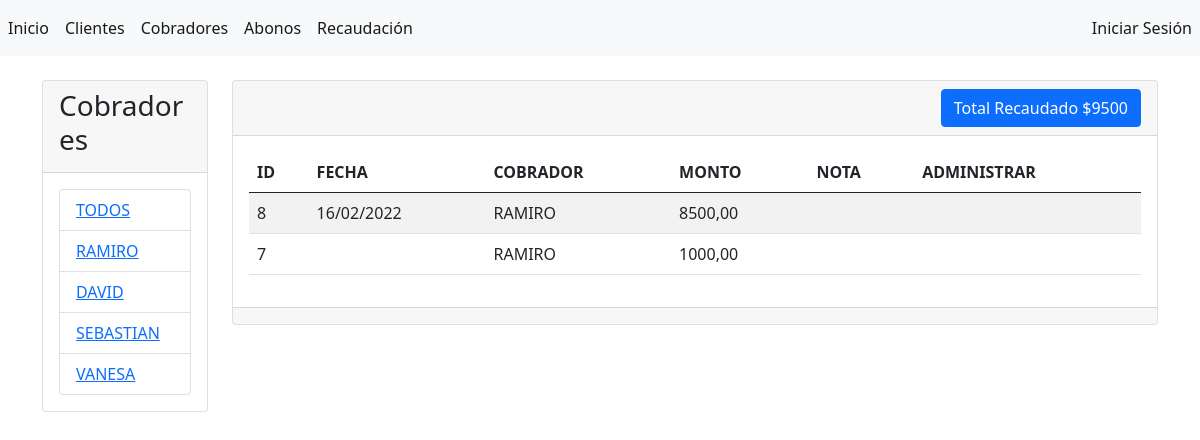
Page /recaudaciones/ on the committed database.
### abonos/models.py (models this page shows, shortened)
class Cobrador(models.Model):
    nombre = models.CharField(max_length=45, verbose_name="nombre")
    activo = models.BooleanField(default=True, verbose_name="activo")
    usuario = models.ForeignKey(User,null=True, on_delete=SET_NULL)
    creado = models.DateTimeField(auto_now_add=True)
    modificado = models.DateTimeField(auto_now=True)
    class Meta:
        verbose_name = "Cobrador"
        verbose_name_plural = "Cobradores"
        ordering = ['-modificado', '-creado']
        unique_together = ['nombre']

class Recaudacion(models.Model):
    cobrador = models.ForeignKey(
        'Cobrador',
        blank=False,
        null=True,
        on_delete=SET_NULL
        )
    fecha = models.DateTimeField(
        blank=True,
        null=True,
        default= datetime.now,
        verbose_name="fecha"
        )
    monto = models.DecimalField(
        max_digits=10,
        decimal_places=2,
        default=0.00,
        verbose_name="monto"
        )
    nota = models.CharField(
        max_length=100,
        blank=True,
        verbose_name="nota"
        )
    creado = models.DateTimeField(auto_now_add=True)
    modificado = models.DateTimeField(auto_now=True)
    class Meta:
        verbose_name = "Recaudación"
        verbose_name_plural = "Recaudaciones"
        ordering = ['-modificado', '-creado']

### abonos/views.py (the view)
# urls.py: path('recaudaciones/', views.recaudaciones, name='recaudaciones'),
def recaudaciones(request):
    if request.GET.get('query_cobrador') != None:
        query_cobrador = request.GET.get('query_cobrador')
        recaudaciones = Recaudacion.objects.filter(cobrador__id=query_cobrador).order_by('-creado')
    if request.GET.get('query_cobrador') == None:
        recaudaciones = Recaudacion.objects.all().order_by('-creado')
    suma_monto = recaudaciones.aggregate(monto=Sum('monto'))
    cobradores = Cobrador.objects.all()
    context = {
        'recaudaciones': recaudaciones,
        'cobradores': cobradores,
        'suma_monto': suma_monto
    }
    return render(request, 'recaudaciones/index.html', context)

### abonos/templates/recaudaciones/index.html (shortened to what this page needs)
{% extends "base.html" %}
{% block sidebar %}
<div class="card">
    <div class="card-header">
        <h3>Cobradores</h3>
    </div>
    <div class="card-body">
        <div class="list-group">
            <li class="list-group-item"><a href="{% url 'recaudaciones' %}">TODOS</a></li>
            {% for cobrador in cobradores %}
            <li class="list-group-item"><a href="{% url 'recaudaciones' %}?query_cobrador={{cobrador.id}}">{{ cobrador.nombre }}</a></li>
            {% endfor %}
        </div>
    </div>
</div>
<br>
{% endblock %}
{% block contenido %}
<div class="card">
    <div class="card-header d-flex justify-content-end">
        <a name="" id="" class="btn btn-primary" href="#">Total Recaudado ${{suma_monto.monto}}</a>
    </div>
    <div class="card-body">
        <table class="table table-striped table-hover">
            <thead>
                <tr>
                    <th>ID</th>
                    <th>FECHA</th>
                    <th>COBRADOR</th>
                    <th>MONTO</th>
                    <th>NOTA</th>
                    <th>ADMINISTRAR</th>
                </tr>
            </thead>
            <tbody>
                {% for recaudacion in recaudaciones %}
                <tr>
                    <td>{{ recaudacion.id }}</td>
                    <td>{{ recaudacion.fecha|date:"d/m/Y" }}</td>
                    <td>{{ recaudacion.cobrador.nombre }}</td>
                    <td>{{ recaudacion.monto }}</td>
                    <td>{{ recaudacion.nota }}</td>
                    <td>
                    </td>
                </tr>
                {% endfor %}
            </tbody>
        </table>
    </div>
    <div class="card-footer text-muted">
    </div>
</div>
{% endblock %}

### rows in the picture
Cobrador: nombre "RAMIRO"
Cobrador: nombre "DAVID"
Cobrador: nombre "SEBASTIAN"
Cobrador: nombre "VANESA"
Recaudacion: id "8", fecha "16/02/2022", cobrador.nombre "RAMIRO", monto "8500,00"
Recaudacion: id "7", cobrador.nombre "RAMIRO", monto "1000,00"

### other values in the picture
{{ suma_monto.monto }} "9500"
